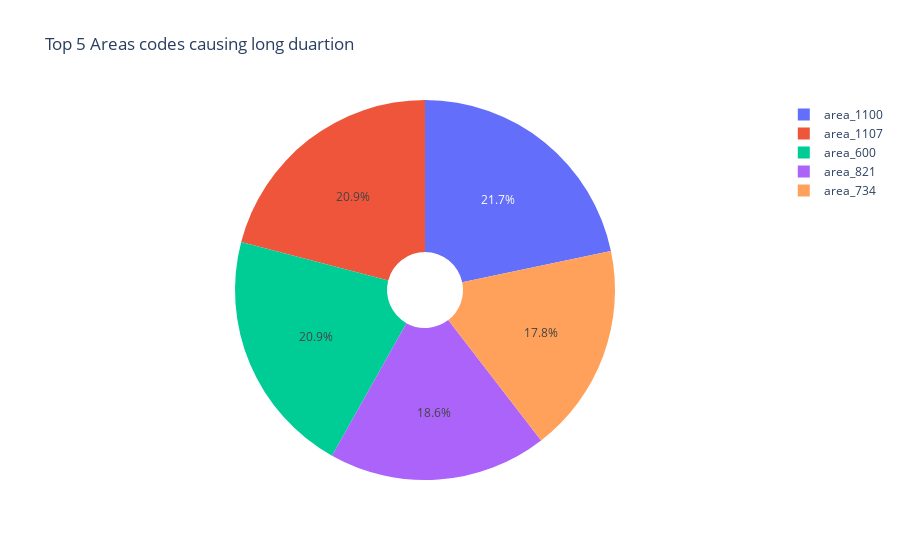

The notebook cell saved with this chart:
### Code cell
px.pie(data_frame = long_outage ,names = long_outage.area_code.value_counts().head(5).index,values =long_outage.area_code.value_counts().values[0:5],
      title = "Top 5 Areas codes causing long duartion ",hole = 0.2)

##this plot will not load sometimes

### Figure 1 — Plotly figure (JSON) as saved in the notebook; plotly's stock layout.template omitted (floating-point values rounded to 4 significant figures)
{"data": [{"domain": {"x": [0, 1], "y": [0, 1]}, "hole": 0.2, "hovertemplate": "label=%{label}<br>value=%{value}<extra></extra>", "labels": ["area_1100", "area_1107", "area_600", "area_821", "area_734"], "legendgroup": "", "name": "", "showlegend": true, "type": "pie", "values": [28, 27, 27, 24, 23]}], "layout": {"legend": {"tracegroupgap": 0}, "title": {"text": "Top 5 Areas codes causing long duartion "}}}
